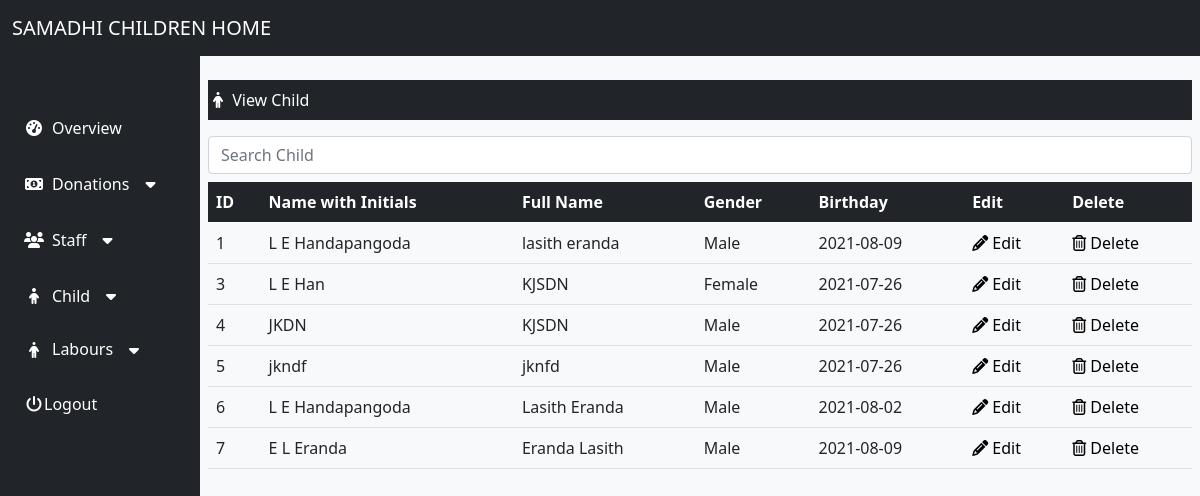
The page /home.php?view_child (signed in) on the database its author committed.
### tables this page shows
CREATE TABLE `child_details` (
  `id` int(11) NOT NULL,
  `name_initials` varchar(50) NOT NULL,
  `full_name` varchar(50) NOT NULL,
  `gender` varchar(10) NOT NULL,
  `dob` date NOT NULL
);

### view_child.php (the view, shortened to what this page needs)
<?php
include("db.php");
$sqlQuery = "SELECT * FROM child_details ";
$resultSet = mysqli_query($Con, $sqlQuery) or die("database error:" . mysqli_error($Con));
?>
<div class="col-12 py-3"></div>
<div class="col-12 pt-5 px-2">
    <p class="bg-dark py-2 text-white"><i class="fa fa-fw fa-male"></i> View Child </p>
    <div class="col-sm-12">
        <input type="text" class="form-control mb-2" id="search" placeholder="Search Child" onkeyup="Search()">
    </div>
</div>
<div class="col-12 d-flex justify-content-center align-content-center ">
    <div class="col-12 px-2 ">
        <table id="data" class="table  table-hover">
            <thead class="table-dark">
                <tr>
                    <th>ID</th>
                    <th>Name with Initials</th>
                    <th>Full Name</th>
                    <th>Gender</th>
                    <th>Birthday</th>
                    <th>Edit</th>
                    <th>Delete</th>
                </tr>
            </thead>
            <tbody class="tb_data">
                <?php while ($developer = mysqli_fetch_assoc($resultSet)) { ?>
                    <tr id="<?php echo $developer['id']; ?>">
                        <td><?php echo $developer['id']; ?></td>
                        <td><?php echo $developer['name_initials']; ?></td>
                        <td><?php echo $developer['full_name']; ?></td>
                        <td><?php echo $developer['gender']; ?></td>
                        <td><?php echo $developer['dob']; ?></td>
                        <td>
                           <a href="home.php?edit_child=<?php echo $developer['id']; ?>">
                                <i class="fa fa-pencil"> </i> Edit
                            </a>
                        </td>
                        <td>
                           <a href="home.php?delete_child=<?php echo $developer['id']; ?>">
                                <i class="fa fa-trash-o"> </i> Delete
                            </a>
                        </td>
                    </tr>
                <?php } ?>
            </tbody>
        </table>
    </div>
</div>

### home.php (style rules this page uses)
a { text-decoration: none; color: white; }
.tb_data a { color: black; }

### rows shown on the page
child_details: id "1", name_initials "L E Handapangoda", full_name "lasith eranda", gender "Male", dob "2021-08-09"
child_details: id "3", name_initials "L E Han", full_name "KJSDN", gender "Female", dob "2021-07-26"
child_details: id "4", name_initials "JKDN", full_name "KJSDN", gender "Male", dob "2021-07-26"
child_details: id "5", name_initials "jkndf", full_name "jknfd", gender "Male", dob "2021-07-26"
child_details: id "6", name_initials "L E Handapangoda", full_name "Lasith Eranda", gender "Male", dob "2021-08-02"
child_details: id "7", name_initials "E L Eranda", full_name "Eranda Lasith", gender "Male", dob "2021-08-09"
